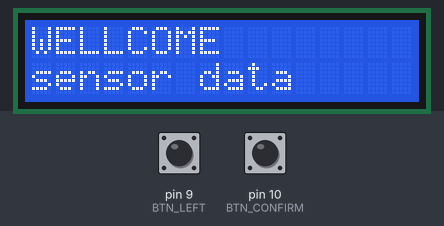
Bench run of a sketch on a simulated Arduino Uno, built with avr-gcc and run on an emulated ATmega328P. On the bench: 16×2 character LCD. The test bench sets the inputs (shaded band); at power-on: pin 9 (BTN_LEFT) LOW, pin 10 (BTN_CONFIRM) LOW.

Above: at 1.2 s.
1.3 s: pin 9 (BTN_LEFT) pulled HIGH for 0.15 s
At 2.5 s:
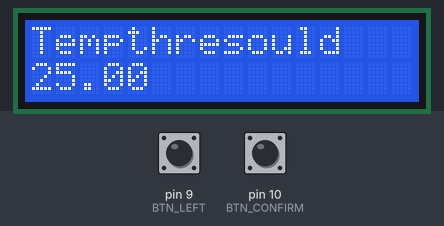
At 7.7 s:
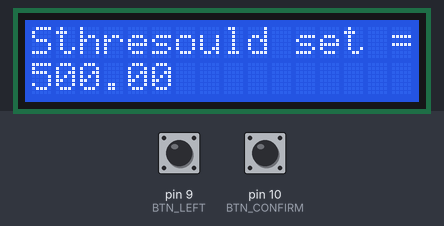
Timing chart, 0 to 9.2 s (numbered marks = the images above; inputs shaded):
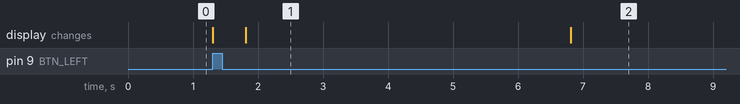

Measured:
- after the input at 1.3 s, the display: first changes at once (image 1 shows a later state)
- what the display in image 1 shows lasts 5.0 s, from 1.8 s to 6.8 s

The sketch:

LCD_setting_code_implimentation.ino
```cpp
#include <LiquidCrystal.h> //this library is included in the Arduino IDE

LiquidCrystal lcd(2, 3, 4, 5, 6, 7);

const int BTN_LEFT = 9;

const int BTN_CONFIRM = 10;

int tempPin = 0;
int lightPin = 1;
int SoilPin = 2;
float tempset,thresould = 25;
float soilmoistureset,soilthresould =500;
float lightset,lightthresould = 300;
long last_read = 0;

char* list[] = {"sensor data",};
byte index = 0;

void setup() {
pinMode(BTN_LEFT,INPUT);

pinMode(BTN_CONFIRM,INPUT);

lcd.begin(16,2);
Serial.begin(9600);
printMenu(list[index]);
}

void loop() {

if(digitalRead(BTN_LEFT) == 1) {
  lcd.clear();
  lcd.print("User setting");
   delay(500);
   tempset= thresould;
    lcd.clear();
    lcd.setCursor(0,0);  //clears display
    lcd.print( "Tempthresould ");
    lcd.setCursor(0,1);
    lcd.print(thresould);
    delay(5000);

    soilmoistureset = soilthresould;
    lcd.clear();
    lcd.setCursor(0,0);  //clears display
    lcd.print( "Sthresould set = ");
    lcd.setCursor(0,1);
    lcd.print(soilthresould);
    delay(5000);

   lightset = lightthresould;
    lcd.clear();
    lcd.setCursor(0,0);  //clears display
    lcd.print( "Lthresould set = ");
    lcd.setCursor(0,1);
    lcd.print(lightthresould);
    delay(5000);


}else {

}


if(millis() - last_read > 200) {
if(digitalRead(BTN_LEFT) == 1) {
buttonClicked(BTN_LEFT);
}

if(digitalRead(BTN_CONFIRM) == 1) {
buttonClicked(BTN_CONFIRM);
}
last_read = millis();
}
}

void buttonClicked(int btn) {
if(btn == BTN_LEFT && index > 0 ) {
--index;

} else if (btn == BTN_CONFIRM==1) {

     lcd.clear();                     //Display Temperature in F
    int tempReading = analogRead(tempPin);
    float tempVolts = tempReading * 5.0 / 1024.0;
    float tempC = (tempVolts - 0.5) * 100.0;
    float tempF = tempC * 9.0 / 5.0 + 32.0;
    lcd.print("TempF ");
    lcd.setCursor(5, 0);
    lcd.print(tempF);
    delay (1200);


                                                   // Display Light value
  int lightReading = analogRead(lightPin);
    lcd.setCursor(11, 0);
    lcd.print("Light ");
    lcd .setCursor(0,1);
    lcd.print(lightReading);
    delay(1200);
                                                // Dissplay Soilmoisture value
    int soilmoistureReading= analogRead(SoilPin);
    lcd.setCursor(5,1);
    lcd.print("SoilMoi ");
    lcd.print(soilmoistureReading);
    delay(2500);


  }


printMenu(list[index]);
}

void printMenu(String s) {
lcd.clear();
lcd.print("WELLCOME");
lcd.setCursor(0,1);
lcd.print(s);
}
```
